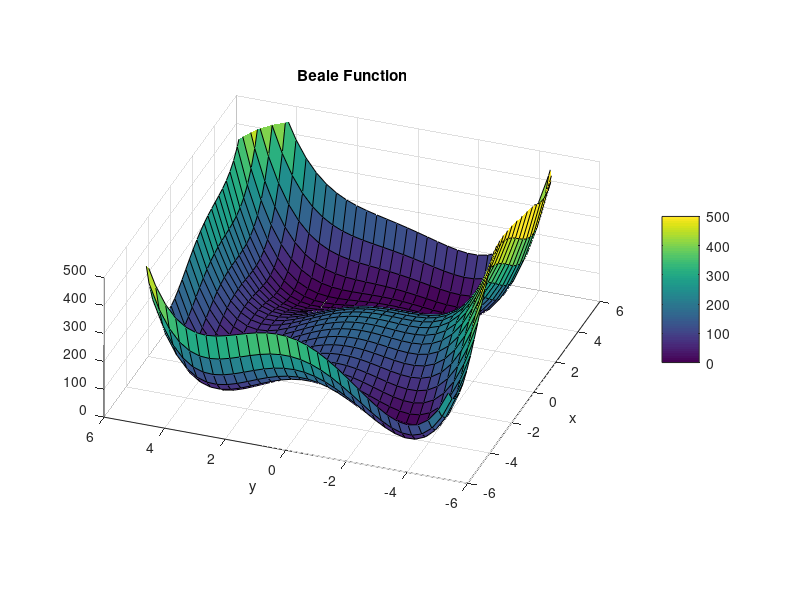
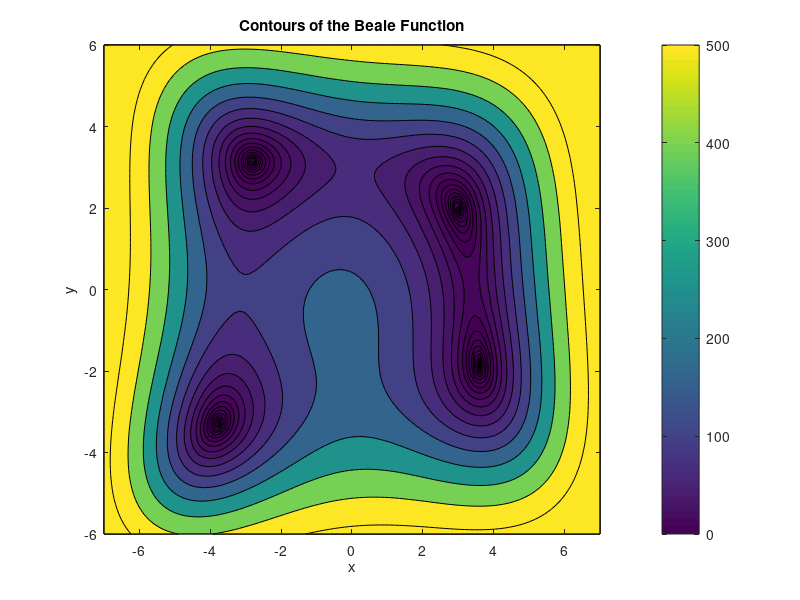

Reproduce these figures in MATLAB, in order. (Note: this script raises an error after producing the figures.)
clear; close all; clc ;

x = linspace(-5,5,31) ;
y = linspace(-5,5,31) ;
[X,Y] = meshgrid(x,y) ;
fsurf = (X.^2 + Y - 11).^2 + (X + Y.^2 - 7).^2 ;
surf(X,Y,fsurf) ;
title('Beale Function') ;
ylabel('y') ;
xlabel('x') ;
zlim([0 500]) ;
caxis([0 500]) ;
colorbar ;
view(-70,30) ;
daspect([1 1 100]) ;
print('beale_surf','-dpng') ;

x = linspace(-7,7,100) ;
y = linspace(-6,6,100) ;
[X1,Y1] = meshgrid(x,y) ;
Z = (X1.^2 + Y1 - 11).^2 + (X1 + Y1.^2 - 7).^2 ;
level = logspace(-1,3, 21) ;
contourf(X1,Y1,Z,level) ;
title('Contours of the Beale Function') ;
ylabel('y') ;
xlabel('x') ;
colormap default ;
caxis([0 500]) ;
colorbar ;
print('beale_contour','-dpng') ;

f = @(x) (x(1)^2 + x(2) - 11)^2 + (x(1) + x(2)^2 - 7)^2 ;
a1 = f([1 1]) ;
save('A1.dat','a1','-ASCII') ;

grad_f = @(p) [4*p(1)*(p(1)^2+p(2)-11) + 2*(p(1) + p(2)^2 - 7) 2*(p(1)^2+p(2)-11) + 4*p(2)*(p(1) + p(2)^2 - 7)] ;
a_2 = grad_f([1 1]) ;
save('A2.dat','a_2','-ASCII') ;
a_3 = norm(a_2,Inf) ;
save('A3.dat','a_3','-ASCII') ;

pi_f = @(t) [1 1].' - t*a_2 ;
a_4 = pi_f(0.1) ;
a_5 = f(a_4.') ;
save('A4.dat','a_4','-ASCII') ;
save('A5.dat','a_5','-ASCII') ;

composed_function = @(t) f(pi_f(t).') ;
a_6 = fminbnd(composed_function,0,0.1) ;
a_7 = pi_f(a_6) ;
save('A6.dat','a_6','-ASCII') ;
save('A7.dat','a_7','-ASCII') ;

tau = a_6 ;
p = a_7.' ;
for j = 1:1000
    pi_f2 = @(t) p.' - t*grad_f(p) ;
    composed_function2 = @(t) f(pi_f2(t).') ;
    new_gradient = grad_f(p) ;
    if norm(new_gradient,Inf) < 10^(-4)
        break ;
    end
    tau = fminbnd(composed_function2,0,tau) ;
    p = pi_f2(tau).' ;
end
p_2 = p.' ;
last_iterate = j-1 ;
save('A8.dat','p_2','-ASCII') ;
save('A9.dat','last_iterate','-ASCII') ;

coordinates1 = fminsearch(f,[4 2]) ;
coordinates2 = fminsearch(f,[-3 4]) ;
coordinates3 = fminsearch(f,[-4 -3]) ;
coordinates4 = fminsearch(f,[4 -2]) ;
local_minima_coordinates = [coordinates1.' coordinates2.' coordinates3.'  coordinates4.' ] ;
save('A10.dat','local_minima_coordinates','-ASCII') ;
global_minima = min([coordinates1 ;coordinates2 ;coordinates3 ;coordinates4 ;p]) ;

x = linspace(-7,7,100) ;
y = linspace(-6,6,100) ;
[X1,Y1] = meshgrid(x,y) ;
Z = (X1.^2 + Y1 - 11).^2 + (X1 + Y1.^2 - 7).^2 ;
level = logspace(-1,3, 21) ;
contourf(X1,Y1,Z,level) ;
hold on;
plot(coordinates1(1),coordinates1(2),'ro') ;
plot(coordinates2(1),coordinates2(2),'ro') ;
plot(coordinates3(1),coordinates3(2),'ro') ;
plot(coordinates4(1),coordinates4(2),'ro') ;
plot(p(1),p(2),'y*') ;
plot(global_minima(1),global_minima(2),'g+') ;
title('Minima of the Beale Function') ;
ylabel('y') ;
xlabel('x') ;
colormap default ;
caxis([0 500]) ;
colorbar ;
print('beale_minima','-dpng') ;
